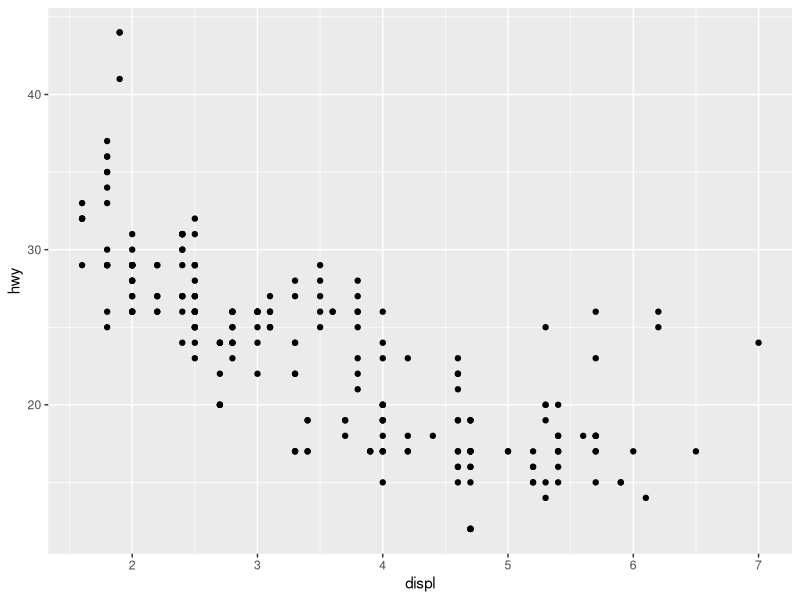
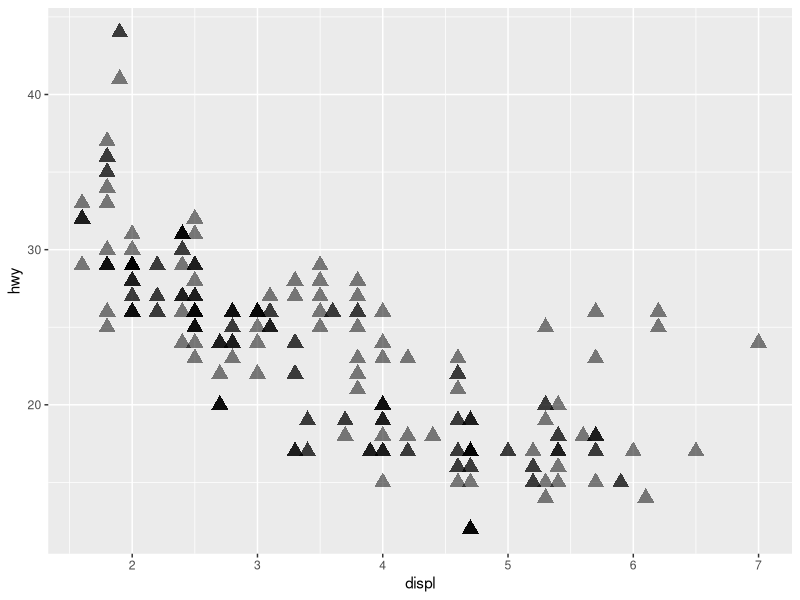
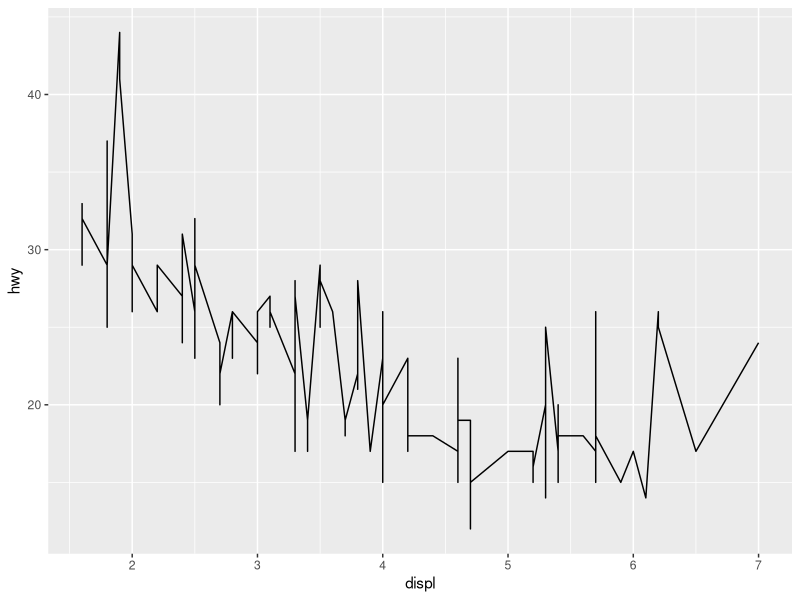
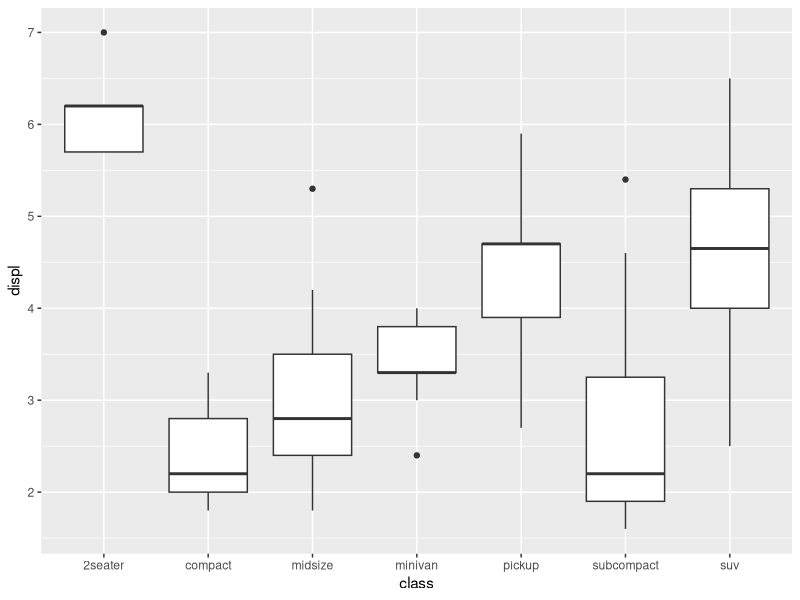
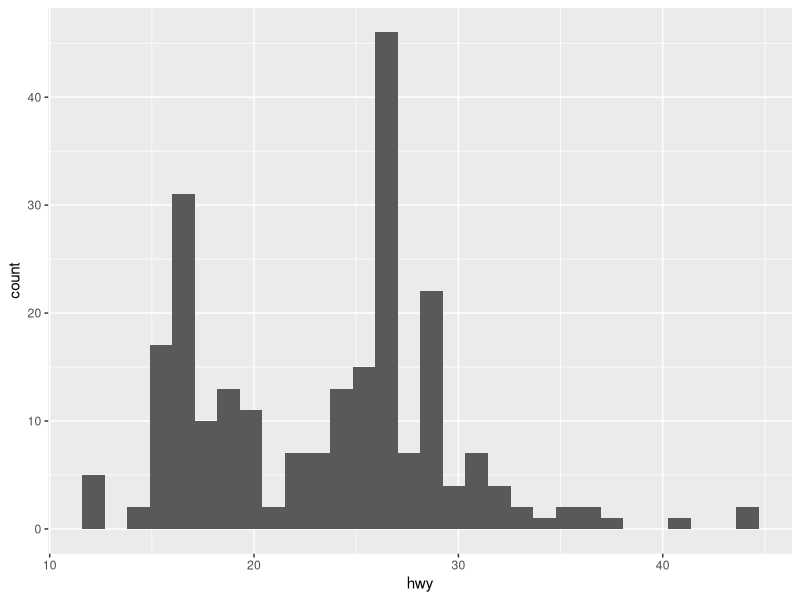
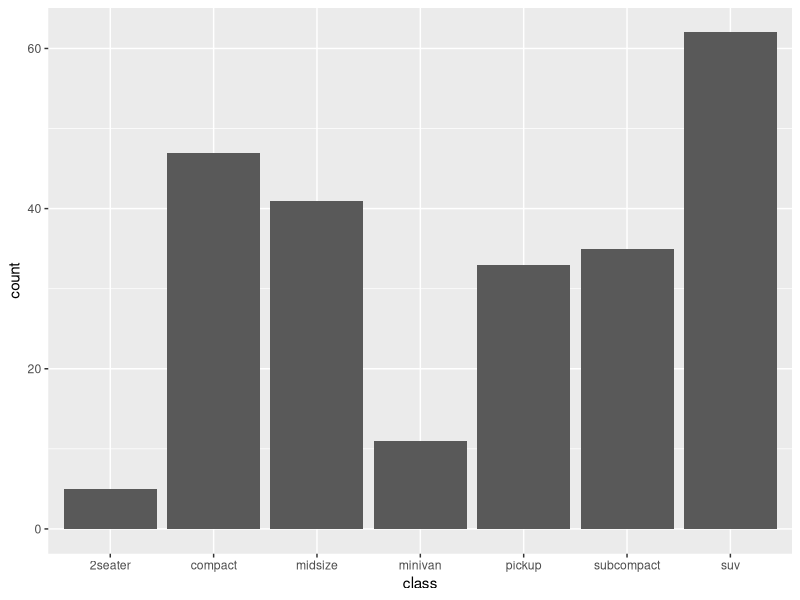
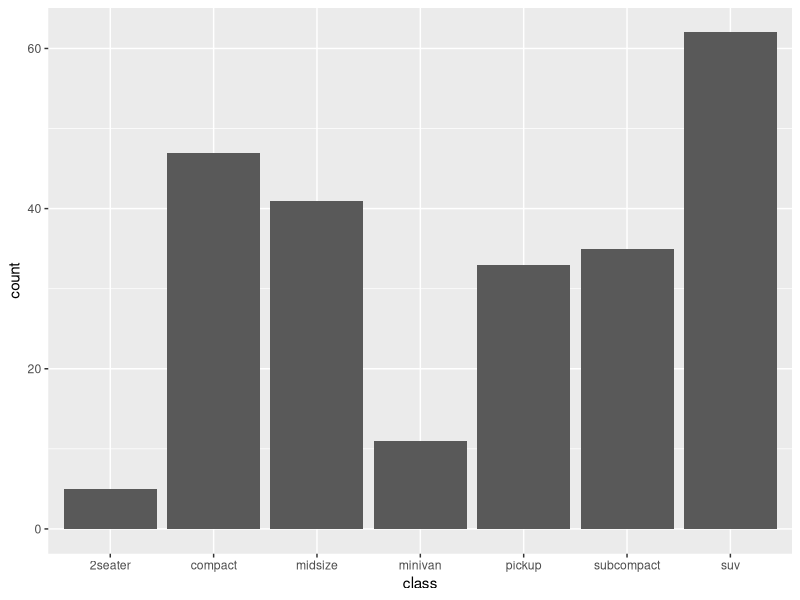
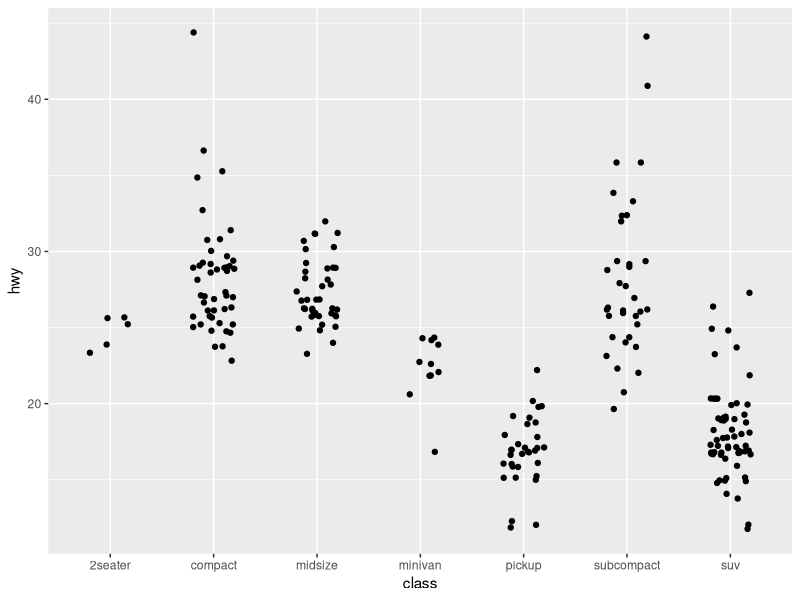

Write R code to recreate these figures, in order.
## ---- chunk 1
knitr::opts_chunk$set(echo = TRUE, cache = TRUE)
## ---- chunk 2
library(tidyverse)
## ---- chunk 3
ggplot(mpg) + 
  geom_point(aes(x = displ, y = hwy))
## ---- chunk 4
ggplot(mpg) + 
  geom_point(aes(x = displ, y = hwy), shape="triangle", size=4, alpha=0.5)
## ---- chunk 5
ggplot(data=mpg)+
  geom_line(aes(x=displ, y=hwy))
ggplot(data=mpg)+
  geom_boxplot(aes(x=class, y=displ))
ggplot(data=mpg)+
  geom_histogram(aes(x=hwy))
## ---- chunk 6
ggplot(mpg) + 
  geom_bar(aes(x = class))
## ---- chunk 7
ggplot(mpg) + 
  stat_count(aes(x = class))
## ---- chunk 8
ggplot(mpg) + 
  geom_jitter(aes(x = class, y = hwy), width = 0.2)
## ---- chunk 9
ggplot(mpg, aes(x=class, y=hwy)) + 
  geom_jitter(width = 0.2)+
  stat_summary(geom = "point", fun="mean", color="red")
## ---- chunk 10
p1<- ggplot(data = diamonds) + 
  geom_bar(mapping = aes(x = cut, y = after_stat(prop)))

p2<-ggplot(data = diamonds) + 
  geom_bar(mapping = aes(x = cut, fill = color, y = after_stat(prop)))

p1
p2
## ---- chunk 11
p1_new<- ggplot(data = diamonds) + 
  geom_bar(mapping = aes(x = cut, y = after_stat(prop), group=1))

p2_new<-ggplot(data = diamonds) + 
  geom_bar(mapping = aes(x = cut, fill = color, y = ..count.. / sum(..count..)))

p1_new
p2_new
## ---- chunk 12
ggplot(data = mpg, mapping = aes(x = cty, y = hwy)) + 
  geom_point( )
## ---- chunk 13
ggplot(data = mpg, mapping = aes(x = cty, y = hwy)) + 
  geom_point(position="jitter" )
## ---- chunk 14
ggplot(mpg) + 
  geom_point(aes(x = displ, y = hwy, colour = class)) + 
  scale_colour_brewer(type = 'qual')
## ---- chunk 15
data("mpg")
ggplot(mpg) + 
  geom_point(aes(x = displ, y = hwy, colour = class)) + 
  scale_colour_brewer(type = 'qual', palette = "Set1")
## ---- chunk 16
ggplot(mpg) + 
  geom_point(aes(x = displ, y = hwy, colour = class)) + 
  scale_colour_brewer(type = 'qual')
## ---- chunk 17
ggplot(mpg) + 
  geom_point(aes(x = displ, y = hwy, colour = class, size=cyl)) + 
  scale_colour_brewer(type = 'qual') +
  scale_size(breaks = c(4, 5, 6, 8))
## ---- chunk 18
ggplot(mpg) + 
  geom_point(aes(x = displ, y = hwy, colour = class, size=cyl)) + 
  scale_colour_brewer(type = 'qual') +
  scale_size_area(breaks = c(4, 5, 6, 8))
## ---- chunk 19
ggplot(mpg) + 
  geom_point(aes(x = displ, y = hwy, colour = class, size = cty))
## ---- chunk 20
ggplot(mpg) + 
  geom_point(aes(x = displ, y = hwy, colour = cty, size = cty))
## ---- chunk 21
ggplot(mpg) + 
  geom_point(aes(x = displ, y = hwy, colour = cty, size = cty))+
  guides(color="legend")
## ---- chunk 22
ggplot(mpg) + 
  geom_point(aes(x = displ, y = hwy)) + 
  facet_wrap(~ drv)
## ---- chunk 23
ggplot(mpg) + 
  geom_point(aes(x = displ, y = hwy)) + 
  facet_wrap(~ drv, scales="free_y")
## ---- chunk 24
ggplot(mpg) + 
  geom_bar(aes(y = manufacturer)) + 
  facet_grid(class ~ .)
## ---- chunk 25
data("mpg")
ggplot(mpg) + 
  geom_bar(aes(y = manufacturer)) + 
  facet_grid(class ~ ., space = "free_y", scales = "free_y")
